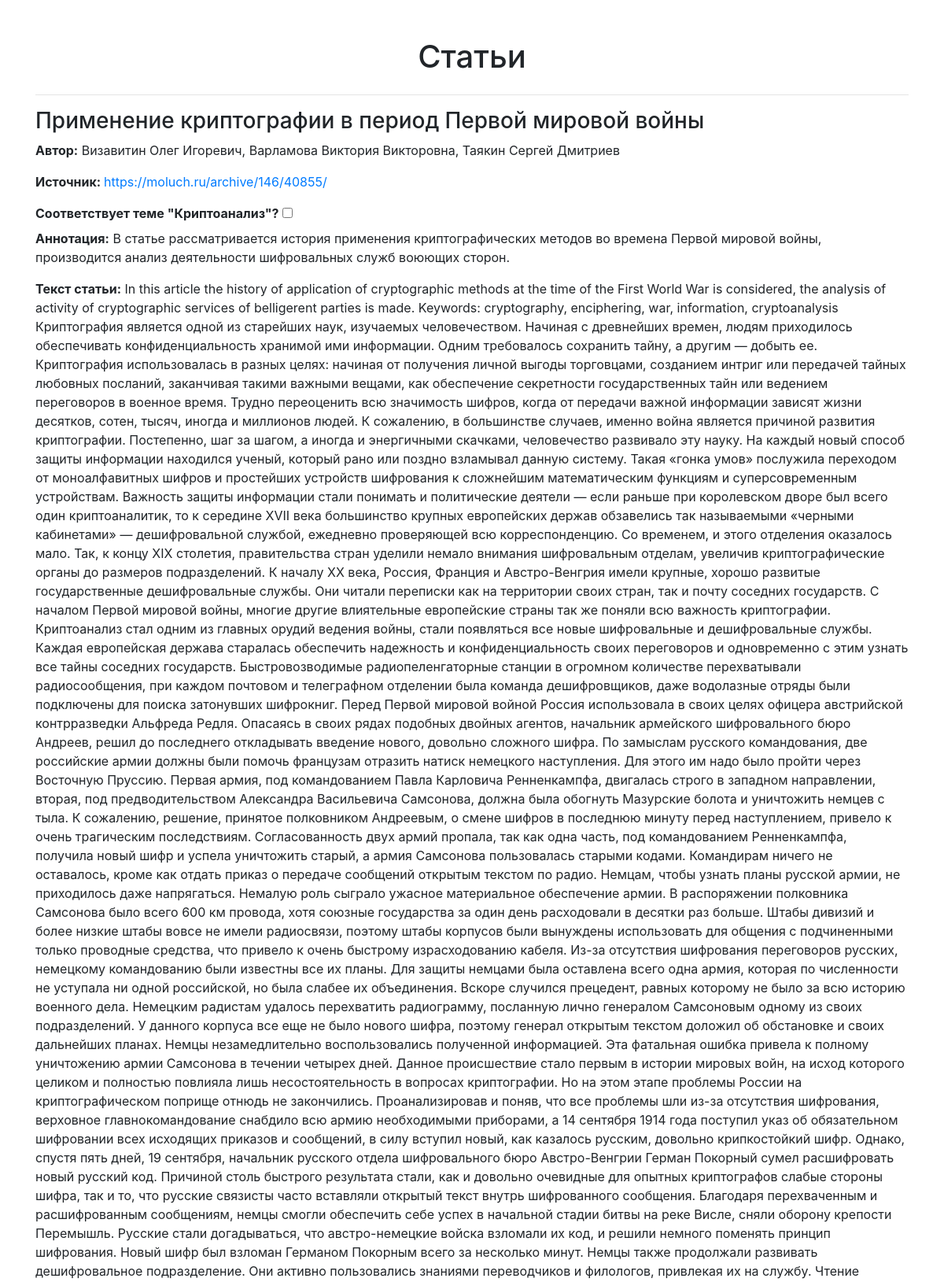
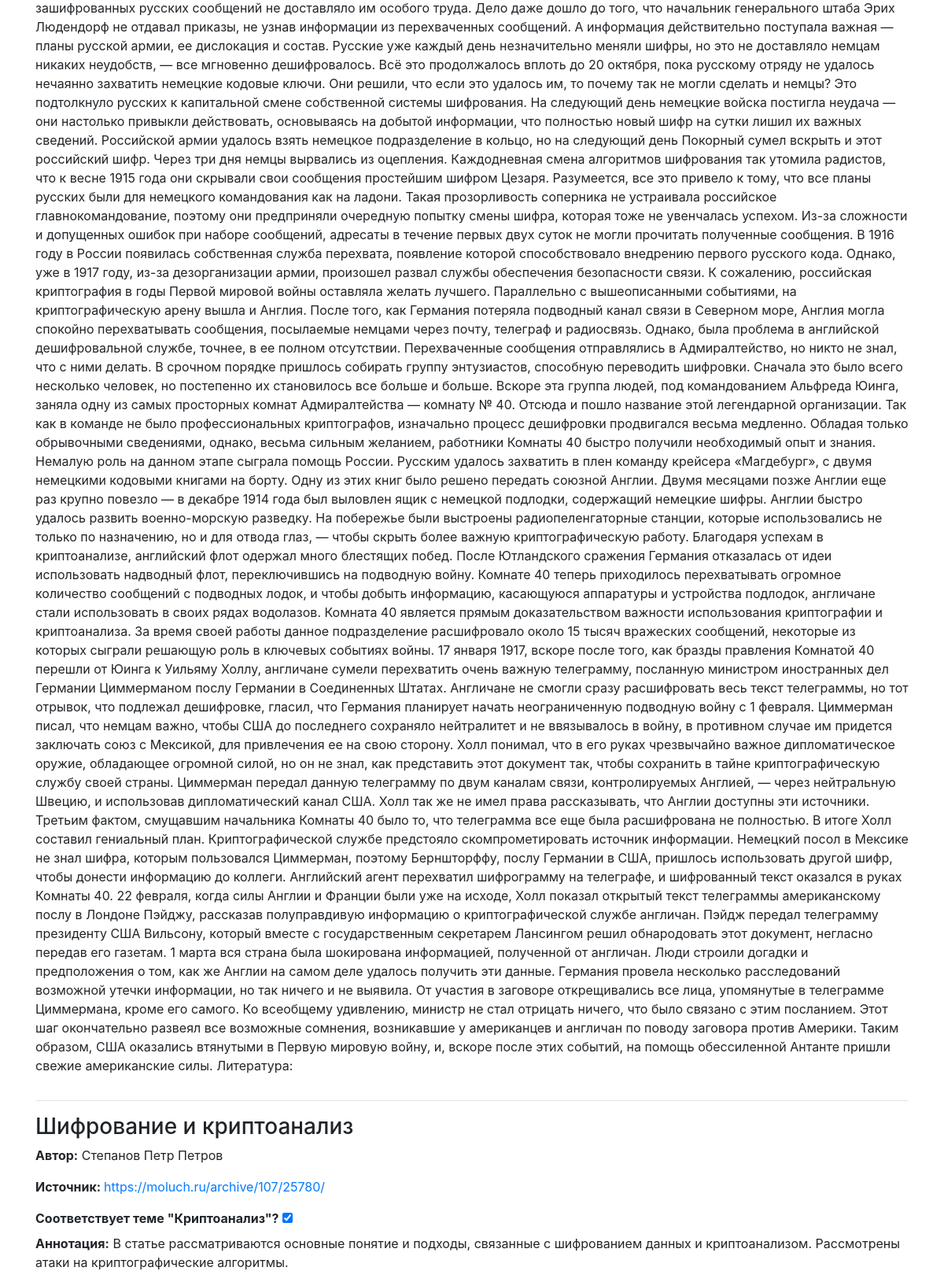
The page /articles (upper part) on the database its author committed (2 pictures, top to bottom).
### flask_app/article.py (models this page shows)
class Article(db.Model):
    id = db.Column(db.Integer, primary_key=True)
    title = db.Column(db.String(255), nullable=False)
    author = db.Column(db.String(255))
    annotation = db.Column(db.String(255))
    text = db.Column(db.String(255), nullable=False)
    url = db.Column(db.String(255), nullable=False)
    compliance_label = db.Column(db.Boolean, nullable=False, default=False)

### flask_app/app.py (the view)
@app.route("/articles")
def view_articles():
    return render_template(
        "articles.html",
        h1="Статьи",
        articles=db.session.execute(db.select(Article).order_by(Article.id)).scalars(),
    )

### flask_app/templates/articles.html (shortened to what this page needs)
{% extends "bootstrap/base.html" %}
{% block styles %}
    {{ super() }}
    <link rel="stylesheet" href="https://maxcdn.bootstrapcdn.com/bootstrap/4.5.2/css/bootstrap.min.css">
{% endblock %}
{% block content %}
    <div class="container mt-5">
        <div class="row">
            <div class="col-md-12">
                <h1 class="text-center">Статьи</h1>
            </div>
        </div>
        {% for article in articles %}
            <hr>
            <div class="row mt-3">
                <div class="col-md-12">
                    <h3>{{ article.title }}</h3>
                    <p><strong>Автор:</strong> {{ article.author }}</p>
                    <p class="source-link"><strong>Источник: </strong><a href="{{ article.url }}">{{ article.url }}</a></p>
                    <label for="article_checkbox"><strong>Соответствует теме "Криптоанализ"?</strong>  </label>
                    <input type="checkbox" id="article_checkbox_{{ article.id }}" name="article_checkbox"
                           {% if article.compliance_label %} checked {% endif %} onclick="updateCheckbox({{ article.id }})">
                    <p><strong>Аннотация:</strong> {{ article.annotation }}</p>
                    <p><strong>Текст статьи:</strong> {{ article.text }}</p>
                </div>
            </div>
        {% endfor %}
    </div>
{% endblock %}

### flask_app/templates/bootstrap/base.html (shortened to what this page needs)
<!doctype html>
<html lang="en">
    <head>
        {% block head %}
        {% block styles %}
            {{ bootstrap.load_css() }}
        {% endblock %}
        {% endblock %}
    </head>
    <body>
        {% block content %}{% endblock %}
    </body>
</html>

### rows shown on the page
Article: title "Применение криптографии в период Первой мировой войны", author "Визавитин Олег Игоревич, Варламова Виктория Викторовна, Таякин Сергей Дмитриев", url "https://moluch.ru/archive/146/40855/", annotation "В статье рассматривается история применения криптографических методов во времена Первой мировой войны, производится анализ деятельности шифровальных служб воюющих сторон.", text "In this article the history of application of cryptographic methods at the time of the First World War is considered, the analysis of activity of cryptographic services of belligerent parties is made. Keywords: cryptography, enciphering, war, information, cryptoanalysis Криптография является одной из старейших наук, изучаемых человечеством. Начиная с древнейших времен, людям приходилось обеспечивать конфиденциальность хранимой ими информации. Одним требовалось сохранить тайну, а другим — добыть ее. Криптография использовалась в разных целях: начиная от получения личной выгоды торговцами, созданием интриг или передачей тайных любовных посланий, заканчивая такими важными вещами, как…"
Article: title "Шифрование и криптоанализ", author "Степанов Петр Петров", url "https://moluch.ru/archive/107/25780/", compliance_label "☑", annotation "В статье рассматриваются основные понятие и подходы, связанные с шифрованием данных и криптоанализом. Рассмотрены атаки на криптографические алгоритмы."
